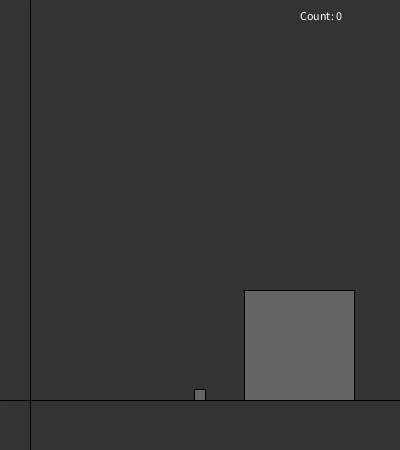
Frame 1 (no input)
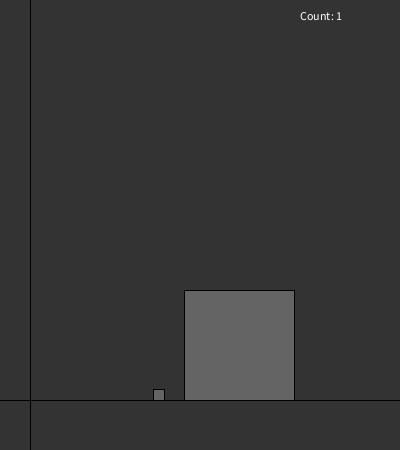
Frame 60 (the mouse pressed at the canvas centre just before this capture)
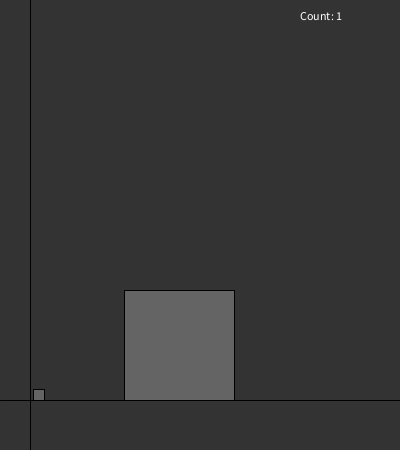
Frame 120 (the mouse held since frame 60 and released just before this capture)

The Processing sketch that drew these frames (run headless with seeded random() and noise(); from frame 60 on, the mouse is pressed at the canvas centre):

// Processing sketch: Pool_3b1b
// ── Pool_3b1b.pde
double posX1;
double posX2;

double mass1=1;
double mass2=pow(100, 3);

double size1=10;
double size2;

double speed1=0;
double speed2=-1;


double posY=400;
double wallPos = 30;

long count;
boolean finished;


int speed = 1;
double dt = 0.0001;

void setup() {
  size(400, 450);
  rectMode(CENTER);

  size1=10+Math.cbrt(mass1);
  size2=10+(Math.cbrt(mass2));


  posX1=200;
  posX2=300;
}

void draw() {
  background(51);

  for (int s=0; s < speed; s++) {
    for (int i=0; i < 1.0/dt; i++) {
      //Collide Walls
      if (posX2-size2/2<wallPos) {
        posX2=wallPos+size2/2;
        speed2*=-1;
      }
      if (posX1-size1/2<wallPos) {
        count++;
        posX1=wallPos+size1/2;
        speed1*=-1;
      }

      //Collide
      if (Math.abs(posX1-posX2)<Math.abs(size1/2+size2/2) && !finished) {
        count++;
        posX1 = posX2-(size1/2+size2/2);
        double speed1New, speed2New;
        double constant = 2*(mass1*speed1+mass2*speed2)/(mass1+mass2);

        speed1New = constant-speed1;
        speed2New = constant-speed2;

        speed1=speed1New;
        speed2=speed2New;
      }

      posX1+=speed1*dt;
      posX2+=speed2*dt;

      if (posX2 >width-size2/2 && !finished) {
        posX2=width-size2/2;
      }


      if (speed1<speed2 && speed1>0 &&speed2>0) {
        finished=true;
      }
    }
  }




  fill(255);
  text("Count: "+count, width-100, 20);

  fill(100);
  if (finished) {
    fill(155);
  }
  rect((float)posX1, (float)posY-(float)size1/2, (float)size1, (float)size1);
  rect((float)posX2, (float)posY-(float)size2/2, (float)size2, (float)size2);

  fill(255);
  line((float)wallPos, 0, (float)wallPos, height);
  line(0, (float)posY, width, (float)posY);
}
